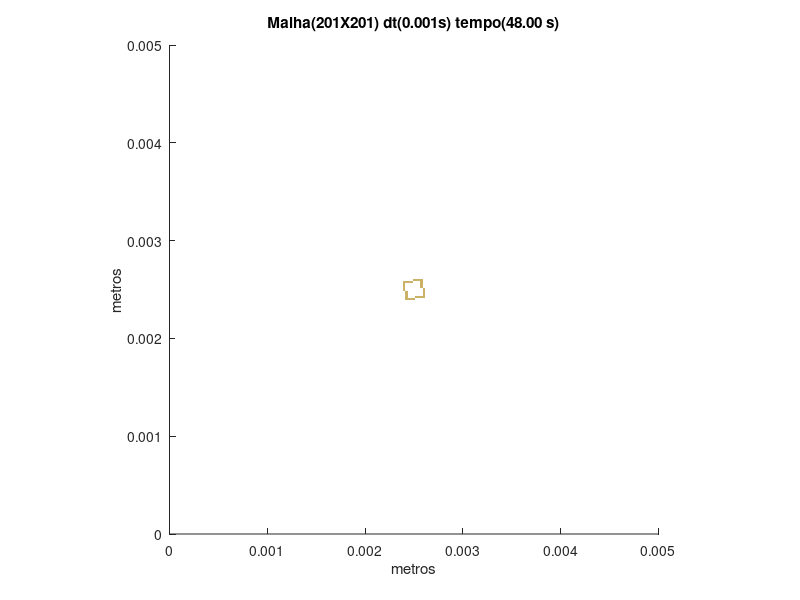

This chart was generated by the following MATLAB code:
set (gca,'PlotBoxAspectRatio',[1 1 1],'Xlim',[0,0.005],'Ylim',[0,0.005])
hold on
title('Malha(201X201) dt(0.001s) tempo(48.00 s)')
hold on
ylabel('metros')
hold on
xlabel('metros')
hold on

fill([0.00241293532338308 0.00241293532338308 0.00243781094527363 0.00243781094527363],[0.00238805970149254 0.00241293532338308 0.00241293532338308 0.00238805970149254],[0.8,0.7,0.4],'LineStyle','none')

fill([0.00243781094527363 0.00243781094527363 0.00246268656716418 0.00246268656716418],[0.00238805970149254 0.00241293532338308 0.00241293532338308 0.00238805970149254],[0.8,0.7,0.4],'LineStyle','none')

fill([0.00246268656716418 0.00246268656716418 0.00248756218905473 0.00248756218905473],[0.00238805970149254 0.00241293532338308 0.00241293532338308 0.00238805970149254],[0.8,0.7,0.4],'LineStyle','none')

fill([0.00248756218905473 0.00248756218905473 0.00251243781094527 0.00251243781094527],[0.00238805970149254 0.00241293532338308 0.00241293532338308 0.00238805970149254],[0.8,0.7,0.4],'LineStyle','none')

fill([0.00241293532338308 0.00241293532338308 0.00243781094527363 0.00243781094527363],[0.00241293532338308 0.00243781094527363 0.00243781094527363 0.00241293532338308],[0.8,0.7,0.4],'LineStyle','none')

fill([0.00251243781094527 0.00251243781094527 0.00253731343283582 0.00253731343283582],[0.00241293532338308 0.00243781094527363 0.00243781094527363 0.00241293532338308],[0.8,0.7,0.4],'LineStyle','none')

fill([0.00253731343283582 0.00253731343283582 0.00256218905472637 0.00256218905472637],[0.00241293532338308 0.00243781094527363 0.00243781094527363 0.00241293532338308],[0.8,0.7,0.4],'LineStyle','none')

fill([0.00256218905472637 0.00256218905472637 0.00258706467661692 0.00258706467661692],[0.00241293532338308 0.00243781094527363 0.00243781094527363 0.00241293532338308],[0.8,0.7,0.4],'LineStyle','none')

fill([0.00258706467661692 0.00258706467661692 0.00261194029850746 0.00261194029850746],[0.00241293532338308 0.00243781094527363 0.00243781094527363 0.00241293532338308],[0.8,0.7,0.4],'LineStyle','none')

fill([0.00241293532338308 0.00241293532338308 0.00243781094527363 0.00243781094527363],[0.00243781094527363 0.00246268656716418 0.00246268656716418 0.00243781094527363],[0.8,0.7,0.4],'LineStyle','none')

fill([0.00258706467661692 0.00258706467661692 0.00261194029850746 0.00261194029850746],[0.00243781094527363 0.00246268656716418 0.00246268656716418 0.00243781094527363],[0.8,0.7,0.4],'LineStyle','none')

fill([0.00241293532338308 0.00241293532338308 0.00243781094527363 0.00243781094527363],[0.00246268656716418 0.00248756218905473 0.00248756218905473 0.00246268656716418],[0.8,0.7,0.4],'LineStyle','none')

fill([0.00258706467661692 0.00258706467661692 0.00261194029850746 0.00261194029850746],[0.00246268656716418 0.00248756218905473 0.00248756218905473 0.00246268656716418],[0.8,0.7,0.4],'LineStyle','none')

fill([0.00238805970149254 0.00238805970149254 0.00241293532338308 0.00241293532338308],[0.00248756218905473 0.00251243781094527 0.00251243781094527 0.00248756218905473],[0.8,0.7,0.4],'LineStyle','none')

fill([0.00258706467661692 0.00258706467661692 0.00261194029850746 0.00261194029850746],[0.00248756218905473 0.00251243781094527 0.00251243781094527 0.00248756218905473],[0.8,0.7,0.4],'LineStyle','none')

fill([0.00238805970149254 0.00238805970149254 0.00241293532338308 0.00241293532338308],[0.00251243781094527 0.00253731343283582 0.00253731343283582 0.00251243781094527],[0.8,0.7,0.4],'LineStyle','none')

fill([0.00256218905472637 0.00256218905472637 0.00258706467661692 0.00258706467661692],[0.00251243781094527 0.00253731343283582 0.00253731343283582 0.00251243781094527],[0.8,0.7,0.4],'LineStyle','none')

fill([0.00238805970149254 0.00238805970149254 0.00241293532338308 0.00241293532338308],[0.00253731343283582 0.00256218905472637 0.00256218905472637 0.00253731343283582],[0.8,0.7,0.4],'LineStyle','none')

fill([0.00256218905472637 0.00256218905472637 0.00258706467661692 0.00258706467661692],[0.00253731343283582 0.00256218905472637 0.00256218905472637 0.00253731343283582],[0.8,0.7,0.4],'LineStyle','none')

fill([0.00238805970149254 0.00238805970149254 0.00241293532338308 0.00241293532338308],[0.00256218905472637 0.00258706467661692 0.00258706467661692 0.00256218905472637],[0.8,0.7,0.4],'LineStyle','none')

fill([0.00241293532338308 0.00241293532338308 0.00243781094527363 0.00243781094527363],[0.00256218905472637 0.00258706467661692 0.00258706467661692 0.00256218905472637],[0.8,0.7,0.4],'LineStyle','none')

fill([0.00243781094527363 0.00243781094527363 0.00246268656716418 0.00246268656716418],[0.00256218905472637 0.00258706467661692 0.00258706467661692 0.00256218905472637],[0.8,0.7,0.4],'LineStyle','none')

fill([0.00246268656716418 0.00246268656716418 0.00248756218905473 0.00248756218905473],[0.00256218905472637 0.00258706467661692 0.00258706467661692 0.00256218905472637],[0.8,0.7,0.4],'LineStyle','none')

fill([0.00256218905472637 0.00256218905472637 0.00258706467661692 0.00258706467661692],[0.00256218905472637 0.00258706467661692 0.00258706467661692 0.00256218905472637],[0.8,0.7,0.4],'LineStyle','none')

fill([0.00248756218905473 0.00248756218905473 0.00251243781094527 0.00251243781094527],[0.00258706467661692 0.00261194029850746 0.00261194029850746 0.00258706467661692],[0.8,0.7,0.4],'LineStyle','none')

fill([0.00251243781094527 0.00251243781094527 0.00253731343283582 0.00253731343283582],[0.00258706467661692 0.00261194029850746 0.00261194029850746 0.00258706467661692],[0.8,0.7,0.4],'LineStyle','none')

fill([0.00253731343283582 0.00253731343283582 0.00256218905472637 0.00256218905472637],[0.00258706467661692 0.00261194029850746 0.00261194029850746 0.00258706467661692],[0.8,0.7,0.4],'LineStyle','none')

fill([0.00256218905472637 0.00256218905472637 0.00258706467661692 0.00258706467661692],[0.00258706467661692 0.00261194029850746 0.00261194029850746 0.00258706467661692],[0.8,0.7,0.4],'LineStyle','none')
